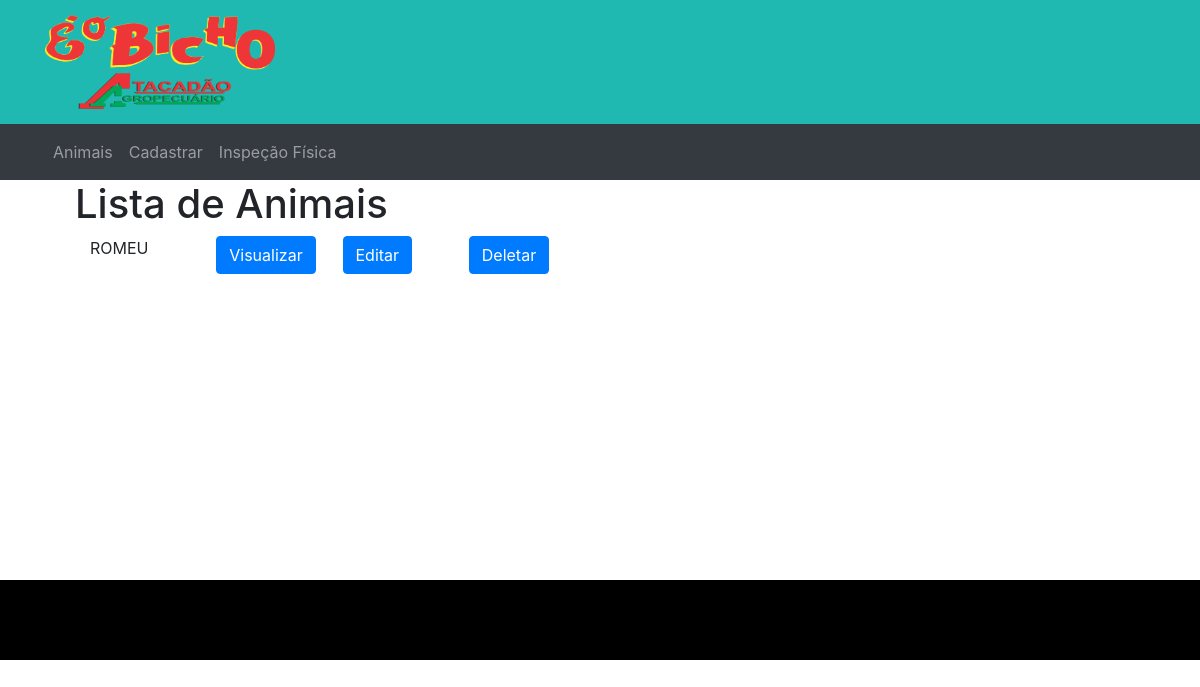
/list, run on an earlier commit of the app's database.
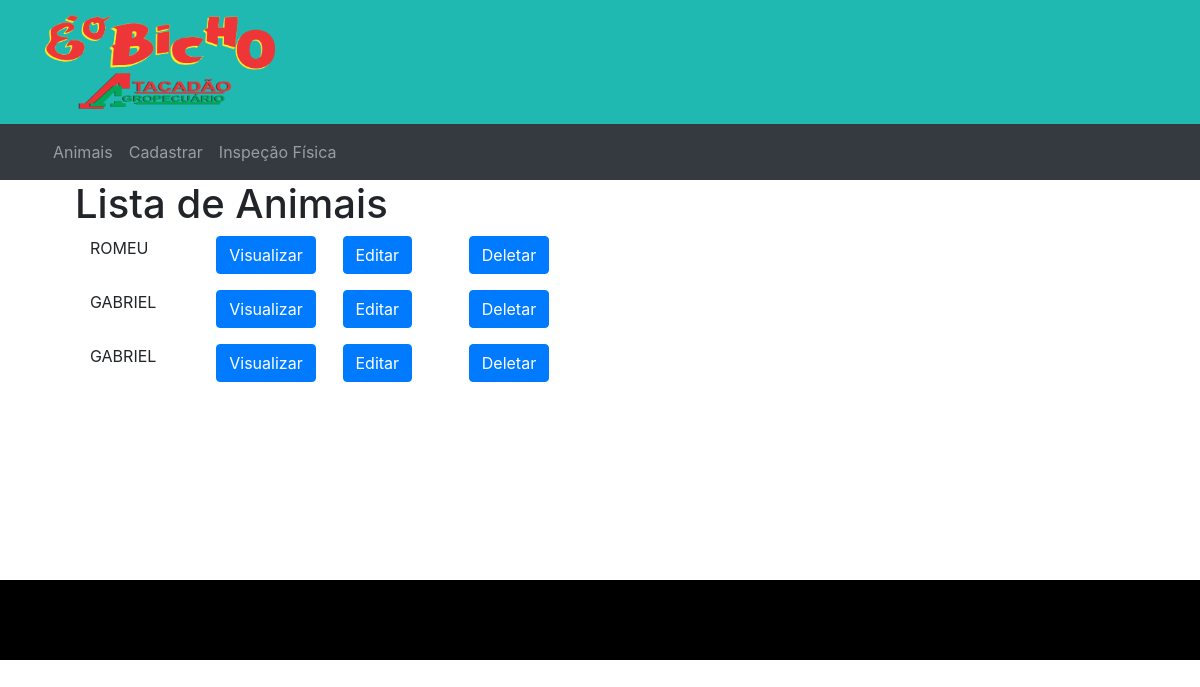
And on a later commit of the database.
### pet/models.py (models this page shows, shortened)
class formPet(models.Model):
	nome = models.CharField('Nome',max_length=150)
	apelido = models.CharField('Apelido',max_length=30)
	aniversario = models.DateField('Aniversário', blank=True, null=True)
	idade = models.IntegerField('Idade')
	peso = models.IntegerField('Peso(kg)')
	tamanho = models.IntegerField('Tamanho')
	especie = models.CharField('Especie',max_length=10, choices=ESPECIE_CHOICES)
	racaCachorro = models.CharField('Raça do Cachorro',max_length=3, choices=RACA_CACHORRO)
	temperamento = models.CharField('Temperamento',max_length=3, choices=TEMPERAMENTO_CHOICES)
	pelagem = models.CharField('Pelagem',max_length=2, choices=PELAGEM_CHOICES)
	coloracao = models.CharField('Coloração',max_length=10, choices=COLORACAO_CHOICES)
	tamanho = models.IntegerField('Tamanho(cm)',)
	caracteristicas = models.CharField('Caracteristicas', max_length=200)

### pet/views.py (the view)
# urls.py: path('list', views.listPet.as_view(), name="list"),
class listPet(ListView):
    model = formPet
    queryset = formPet.objects.all()

### pet/templates/pet/formpet_list.html (shortened to what this page needs)
{% extends 'base.html' %}
{% block content %}
{% load crispy_forms_tags %}
<div class="container">
	<h1 class="">Lista de Animais</h1>
	<div class="col-lg-6">
	    <form class="form-row">
	    	{% for pet in object_list %}
	        <div class="text-uppercase col-md-3 mb-3">{{ pet.nome }}</div>
	        <div class="col-sm mb-3 ">
	        	<a class="btn btn-primary btn-md" href="{% url 'pet:detail' pk=pet.id %}">Visualizar</a>
	        </div>
	        <div class="col-sm mb-3 ">
	        	<a class="btn btn-primary btn-md" href="{% url 'pet:update' pk=pet.id %}">Editar</a>
	        </div>
	        <div class="col-sm mb-3 ">
	        	<a class="btn btn-primary btn-md" href="{% url 'pet:delete' pk=pet.id %}">Deletar</a>
	        </div>
	        {% endfor %}
	    </form>
	</div>
</div>
{% endblock %}

What changed in the data, as far as the page shows it:
added formPet: nome "GABRIEL"
added formPet: nome "GABRIEL"
